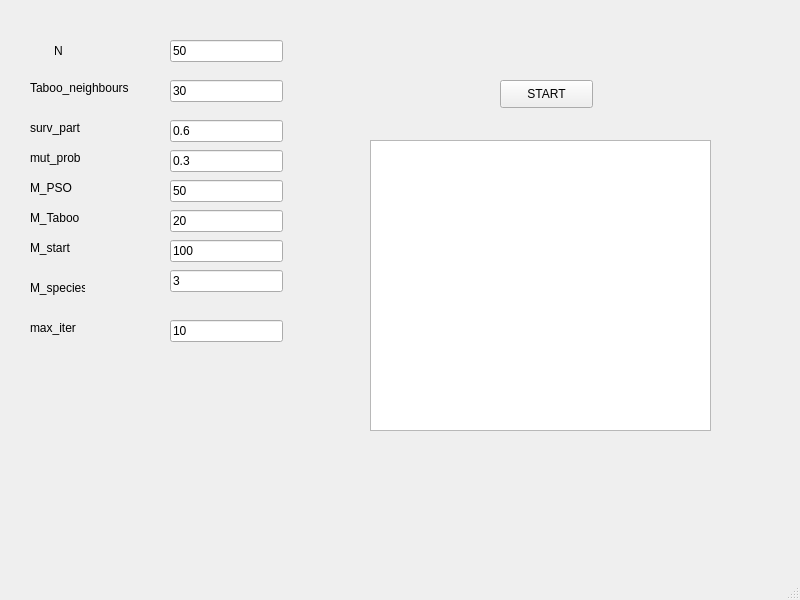
<?xml version="1.0" encoding="UTF-8"?>
<ui version="4.0">
 <class>MainWindow</class>
 <widget class="QMainWindow" name="MainWindow">
  <property name="geometry">
   <rect>
    <x>0</x>
    <y>0</y>
    <width>800</width>
    <height>600</height>
   </rect>
  </property>
  <property name="windowTitle">
   <string>HYBRID METAHEURISTICS</string>
  </property>
  <widget class="QWidget" name="centralwidget">
   <widget class="QPushButton" name="pushButton">
    <property name="geometry">
     <rect>
      <x>500</x>
      <y>80</y>
      <width>93</width>
      <height>28</height>
     </rect>
    </property>
    <property name="text">
     <string>START</string>
    </property>
   </widget>
   <widget class="QLineEdit" name="N_numer">
    <property name="geometry">
     <rect>
      <x>170</x>
      <y>40</y>
      <width>113</width>
      <height>22</height>
     </rect>
    </property>
    <property name="text">
     <string>50</string>
    </property>
   </widget>
   <widget class="QLabel" name="N">
    <property name="geometry">
     <rect>
      <x>54</x>
      <y>40</y>
      <width>71</width>
      <height>21</height>
     </rect>
    </property>
    <property name="text">
     <string>N </string>
    </property>
   </widget>
   <widget class="QLabel" name="Taboo_neighbours">
    <property name="geometry">
     <rect>
      <x>30</x>
      <y>80</y>
      <width>111</width>
      <height>16</height>
     </rect>
    </property>
    <property name="text">
     <string>Taboo_neighbours</string>
    </property>
   </widget>
   <widget class="QLabel" name="surv_part">
    <property name="geometry">
     <rect>
      <x>30</x>
      <y>120</y>
      <width>55</width>
      <height>16</height>
     </rect>
    </property>
    <property name="text">
     <string>surv_part</string>
    </property>
   </widget>
   <widget class="QLabel" name="mut_prob">
    <property name="geometry">
     <rect>
      <x>30</x>
      <y>150</y>
      <width>55</width>
      <height>16</height>
     </rect>
    </property>
    <property name="text">
     <string>mut_prob</string>
    </property>
   </widget>
   <widget class="QLabel" name="M_PSO">
    <property name="geometry">
     <rect>
      <x>30</x>
      <y>180</y>
      <width>55</width>
      <height>16</height>
     </rect>
    </property>
    <property name="text">
     <string>M_PSO</string>
    </property>
   </widget>
   <widget class="QLabel" name="M_taboo">
    <property name="geometry">
     <rect>
      <x>30</x>
      <y>210</y>
      <width>55</width>
      <height>16</height>
     </rect>
    </property>
    <property name="text">
     <string>M_Taboo</string>
    </property>
   </widget>
   <widget class="QLabel" name="M_start">
    <property name="geometry">
     <rect>
      <x>30</x>
      <y>240</y>
      <width>55</width>
      <height>16</height>
     </rect>
    </property>
    <property name="text">
     <string>M_start</string>
    </property>
   </widget>
   <widget class="QLabel" name="m_species">
    <property name="geometry">
     <rect>
      <x>30</x>
      <y>280</y>
      <width>55</width>
      <height>16</height>
     </rect>
    </property>
    <property name="text">
     <string>M_species</string>
    </property>
   </widget>
   <widget class="QLabel" name="max_iter">
    <property name="geometry">
     <rect>
      <x>30</x>
      <y>320</y>
      <width>55</width>
      <height>16</height>
     </rect>
    </property>
    <property name="text">
     <string>max_iter</string>
    </property>
   </widget>
   <widget class="QLineEdit" name="taboo_neighbours_num">
    <property name="geometry">
     <rect>
      <x>170</x>
      <y>80</y>
      <width>113</width>
      <height>22</height>
     </rect>
    </property>
    <property name="text">
     <string>30</string>
    </property>
   </widget>
   <widget class="QLineEdit" name="surr_part_num">
    <property name="geometry">
     <rect>
      <x>170</x>
      <y>120</y>
      <width>113</width>
      <height>22</height>
     </rect>
    </property>
    <property name="text">
     <string>0.6</string>
    </property>
   </widget>
   <widget class="QLineEdit" name="mut_prob_num">
    <property name="geometry">
     <rect>
      <x>170</x>
      <y>150</y>
      <width>113</width>
      <height>22</height>
     </rect>
    </property>
    <property name="text">
     <string>0.3</string>
    </property>
   </widget>
   <widget class="QLineEdit" name="m_pso_num">
    <property name="geometry">
     <rect>
      <x>170</x>
      <y>180</y>
      <width>113</width>
      <height>22</height>
     </rect>
    </property>
    <property name="text">
     <string>50</string>
    </property>
   </widget>
   <widget class="QLineEdit" name="m_taboo_num">
    <property name="geometry">
     <rect>
      <x>170</x>
      <y>210</y>
      <width>113</width>
      <height>22</height>
     </rect>
    </property>
    <property name="text">
     <string>20</string>
    </property>
   </widget>
   <widget class="QLineEdit" name="lineEdit">
    <property name="geometry">
     <rect>
      <x>170</x>
      <y>240</y>
      <width>113</width>
      <height>22</height>
     </rect>
    </property>
    <property name="text">
     <string>100</string>
    </property>
   </widget>
   <widget class="QLineEdit" name="m_species_num">
    <property name="geometry">
     <rect>
      <x>170</x>
      <y>270</y>
      <width>113</width>
      <height>22</height>
     </rect>
    </property>
    <property name="text">
     <string>3</string>
    </property>
   </widget>
   <widget class="QLineEdit" name="max_iter_num">
    <property name="geometry">
     <rect>
      <x>170</x>
      <y>320</y>
      <width>113</width>
      <height>22</height>
     </rect>
    </property>
    <property name="text">
     <string>10</string>
    </property>
   </widget>
   <widget class="QTextBrowser" name="textBrowser">
    <property name="geometry">
     <rect>
      <x>370</x>
      <y>140</y>
      <width>341</width>
      <height>291</height>
     </rect>
    </property>
   </widget>
  </widget>
  <widget class="QMenuBar" name="menubar">
   <property name="geometry">
    <rect>
     <x>0</x>
     <y>0</y>
     <width>800</width>
     <height>21</height>
    </rect>
   </property>
  </widget>
  <widget class="QStatusBar" name="statusbar"/>
 </widget>
 <resources/>
 <connections/>
</ui>
